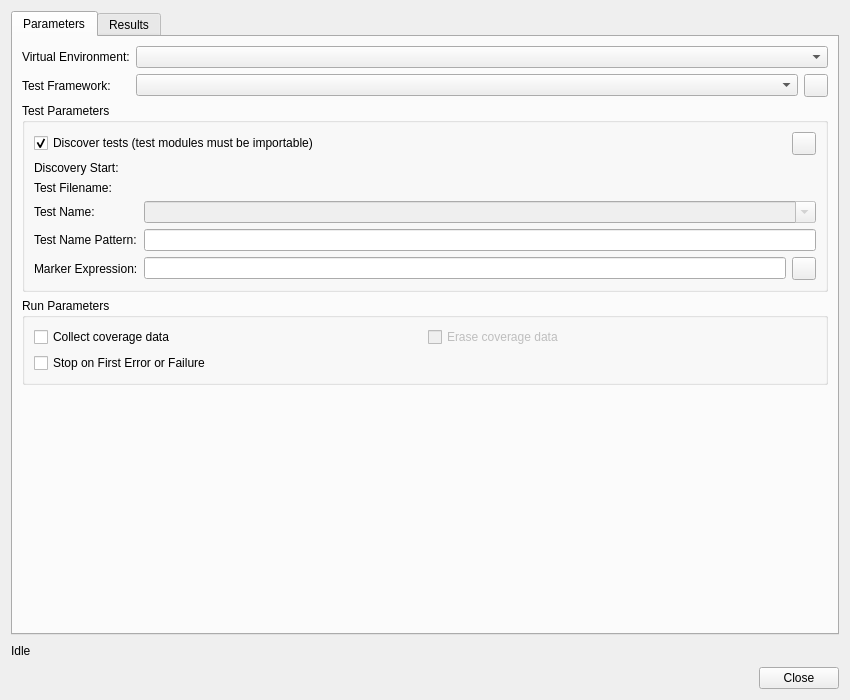
<?xml version="1.0" encoding="UTF-8"?>
<ui version="4.0">
 <class>TestingWidget</class>
 <widget class="QWidget" name="TestingWidget">
  <property name="geometry">
   <rect>
    <x>0</x>
    <y>0</y>
    <width>850</width>
    <height>700</height>
   </rect>
  </property>
  <property name="windowTitle">
   <string>Testing</string>
  </property>
  <layout class="QVBoxLayout" name="verticalLayout_3">
   <item>
    <widget class="QTabWidget" name="tabWidget">
     <property name="currentIndex">
      <number>0</number>
     </property>
     <widget class="QWidget" name="parametersTab">
      <attribute name="title">
       <string>Parameters</string>
      </attribute>
      <layout class="QVBoxLayout" name="verticalLayout">
       <item>
        <layout class="QGridLayout" name="gridLayout_3">
         <item row="0" column="0">
          <widget class="QLabel" name="venvLabel">
           <property name="text">
            <string>Virtual Environment:</string>
           </property>
           <property name="buddy">
            <cstring>venvComboBox</cstring>
           </property>
          </widget>
         </item>
         <item row="0" column="1" colspan="2">
          <widget class="QComboBox" name="venvComboBox">
           <property name="sizePolicy">
            <sizepolicy hsizetype="Expanding" vsizetype="Fixed">
             <horstretch>0</horstretch>
             <verstretch>0</verstretch>
            </sizepolicy>
           </property>
           <property name="toolTip">
            <string>Select the virtual environment to be used</string>
           </property>
           <property name="whatsThis">
            <string>&lt;b&gt;Virtual Environment&lt;/b&gt;\n&lt;p&gt;Enter the virtual environment to be used. Leave it empty to use the default environment, i.e. the one configured globally or per project.&lt;/p&gt;</string>
           </property>
          </widget>
         </item>
         <item row="1" column="0">
          <widget class="QLabel" name="label">
           <property name="text">
            <string>Test Framework:</string>
           </property>
          </widget>
         </item>
         <item row="1" column="1">
          <widget class="QComboBox" name="frameworkComboBox">
           <property name="sizePolicy">
            <sizepolicy hsizetype="Expanding" vsizetype="Fixed">
             <horstretch>0</horstretch>
             <verstretch>0</verstretch>
            </sizepolicy>
           </property>
           <property name="toolTip">
            <string>Select the test framwork to be used</string>
           </property>
          </widget>
         </item>
         <item row="1" column="2">
          <widget class="QToolButton" name="versionsButton">
           <property name="toolTip">
            <string>Press to show the test framework versions</string>
           </property>
          </widget>
         </item>
        </layout>
       </item>
       <item>
        <widget class="QGroupBox" name="groupBox">
         <property name="title">
          <string>Test Parameters</string>
         </property>
         <layout class="QGridLayout" name="gridLayout">
          <item row="0" column="0" colspan="3">
           <layout class="QHBoxLayout" name="horizontalLayout_4">
            <item>
             <widget class="QCheckBox" name="discoverCheckBox">
              <property name="sizePolicy">
               <sizepolicy hsizetype="Expanding" vsizetype="Fixed">
                <horstretch>0</horstretch>
                <verstretch>0</verstretch>
               </sizepolicy>
              </property>
              <property name="toolTip">
               <string>Select to discover tests automatically</string>
              </property>
              <property name="text">
               <string>Discover tests (test modules must be importable)</string>
              </property>
              <property name="checked">
               <bool>true</bool>
              </property>
             </widget>
            </item>
            <item>
             <widget class="QToolButton" name="clearHistoriesButton">
              <property name="toolTip">
               <string>Press to clear the various histories</string>
              </property>
             </widget>
            </item>
           </layout>
          </item>
          <item row="1" column="0">
           <widget class="QLabel" name="label_3">
            <property name="text">
             <string>Discovery Start:</string>
            </property>
            <property name="buddy">
             <cstring>discoveryPicker</cstring>
            </property>
           </widget>
          </item>
          <item row="1" column="1" colspan="2">
           <widget class="EricComboPathPicker" name="discoveryPicker" native="true">
            <property name="sizePolicy">
             <sizepolicy hsizetype="Expanding" vsizetype="Preferred">
              <horstretch>0</horstretch>
              <verstretch>0</verstretch>
             </sizepolicy>
            </property>
            <property name="focusPolicy">
             <enum>Qt::WheelFocus</enum>
            </property>
            <property name="toolTip">
             <string>Enter name of the directory at which to start the test file discovery</string>
            </property>
            <property name="whatsThis">
             <string>&lt;b&gt;Discovery Start&lt;/b&gt;
&lt;p&gt;Enter name of the directory at which to start the test file discovery.
Note that all test modules must be importable from this directory.&lt;/p&gt;</string>
            </property>
           </widget>
          </item>
          <item row="2" column="0">
           <widget class="QLabel" name="testsuiteLabel">
            <property name="text">
             <string>Test Filename:</string>
            </property>
            <property name="buddy">
             <cstring>testsuitePicker</cstring>
            </property>
           </widget>
          </item>
          <item row="2" column="1" colspan="2">
           <widget class="EricComboPathPicker" name="testsuitePicker" native="true">
            <property name="enabled">
             <bool>false</bool>
            </property>
            <property name="sizePolicy">
             <sizepolicy hsizetype="Expanding" vsizetype="Preferred">
              <horstretch>0</horstretch>
              <verstretch>0</verstretch>
             </sizepolicy>
            </property>
            <property name="focusPolicy">
             <enum>Qt::WheelFocus</enum>
            </property>
            <property name="toolTip">
             <string>Enter name of file defining the testsuite</string>
            </property>
            <property name="whatsThis">
             <string>&lt;b&gt;Testsuite&lt;/b&gt;&lt;p&gt;Enter the name of the file defining the testsuite. It should contain a method with a name given below. If no name is given, the 'suite()' method will be tried. If no such method can be found, the module will be inspected for proper test cases.&lt;/p&gt;</string>
            </property>
           </widget>
          </item>
          <item row="3" column="0">
           <widget class="QLabel" name="label_2">
            <property name="text">
             <string>Test Name:</string>
            </property>
            <property name="buddy">
             <cstring>testComboBox</cstring>
            </property>
           </widget>
          </item>
          <item row="3" column="1" colspan="2">
           <widget class="QComboBox" name="testComboBox">
            <property name="enabled">
             <bool>false</bool>
            </property>
            <property name="toolTip">
             <string>Enter the test name. Leave empty to use the default name &quot;suite&quot;.</string>
            </property>
            <property name="whatsThis">
             <string>&lt;b&gt;Testname&lt;/b&gt;&lt;p&gt;Enter the name of the test to be performed. This name must follow the rules given by selecte test framework. If this field is empty, the default name of &quot;suite&quot; will be used.&lt;/p&gt;</string>
            </property>
            <property name="editable">
             <bool>true</bool>
            </property>
           </widget>
          </item>
          <item row="4" column="0">
           <widget class="QLabel" name="label_5">
            <property name="text">
             <string>Test Name Pattern:</string>
            </property>
            <property name="buddy">
             <cstring>testComboBox</cstring>
            </property>
           </widget>
          </item>
          <item row="4" column="1" colspan="2">
           <widget class="QLineEdit" name="testNamePatternEdit">
            <property name="toolTip">
             <string>Enter test name patterns (separated by a blank) or a test name expression</string>
            </property>
           </widget>
          </item>
          <item row="5" column="0">
           <widget class="QLabel" name="label_4">
            <property name="text">
             <string>Marker Expression:</string>
            </property>
           </widget>
          </item>
          <item row="5" column="1">
           <widget class="QLineEdit" name="markerExpressionEdit">
            <property name="toolTip">
             <string>Enter a marker expression or name to filter tests</string>
            </property>
            <property name="clearButtonEnabled">
             <bool>true</bool>
            </property>
           </widget>
          </item>
          <item row="5" column="2">
           <widget class="QToolButton" name="showMarkersButton">
            <property name="toolTip">
             <string>Press to show a window with the list of defined markers</string>
            </property>
           </widget>
          </item>
         </layout>
        </widget>
       </item>
       <item>
        <widget class="QGroupBox" name="optionsGroup">
         <property name="title">
          <string>Run Parameters</string>
         </property>
         <layout class="QVBoxLayout" name="verticalLayout_2">
          <item>
           <layout class="QGridLayout" name="gridLayout_2">
            <item row="0" column="0">
             <widget class="QCheckBox" name="coverageCheckBox">
              <property name="toolTip">
               <string>Select whether coverage data should be collected</string>
              </property>
              <property name="text">
               <string>Collect coverage data</string>
              </property>
             </widget>
            </item>
            <item row="0" column="1">
             <widget class="QCheckBox" name="coverageEraseCheckBox">
              <property name="enabled">
               <bool>false</bool>
              </property>
              <property name="toolTip">
               <string>Select whether old coverage data should be erased</string>
              </property>
              <property name="text">
               <string>Erase coverage data</string>
              </property>
             </widget>
            </item>
            <item row="1" column="0">
             <widget class="QCheckBox" name="failfastCheckBox">
              <property name="toolTip">
               <string>Select to stop the test run on the first error or failure</string>
              </property>
              <property name="text">
               <string>Stop on First Error or Failure</string>
              </property>
             </widget>
            </item>
           </layout>
          </item>
         </layout>
        </widget>
       </item>
       <item>
        <spacer name="verticalSpacer">
         <property name="orientation">
          <enum>Qt::Vertical</enum>
         </property>
         <property name="sizeHint" stdset="0">
          <size>
           <width>20</width>
           <height>239</height>
          </size>
         </property>
        </spacer>
       </item>
      </layout>
     </widget>
     <widget class="QWidget" name="resultsTab">
      <attribute name="title">
       <string>Results</string>
      </attribute>
      <layout class="QVBoxLayout" name="verticalLayout_6">
       <item>
        <widget class="QGroupBox" name="progressGroupBox">
         <property name="title">
          <string>Progress</string>
         </property>
         <layout class="QVBoxLayout" name="verticalLayout_4">
          <item>
           <widget class="QProgressBar" name="progressProgressBar">
            <property name="value">
             <number>0</number>
            </property>
            <property name="orientation">
             <enum>Qt::Horizontal</enum>
            </property>
            <property name="format">
             <string>%v/%m Tests</string>
            </property>
           </widget>
          </item>
          <item>
           <layout class="QHBoxLayout" name="horizontalLayout_2">
            <item>
             <widget class="QLabel" name="progressCounterRunLabel">
              <property name="text">
               <string>Run:</string>
              </property>
             </widget>
            </item>
            <item>
             <widget class="QLabel" name="progressCounterRunCount">
              <property name="toolTip">
               <string>Number of tests run</string>
              </property>
              <property name="text">
               <string notr="true">0</string>
              </property>
             </widget>
            </item>
            <item>
             <widget class="QLabel" name="progressCounterRemLabel">
              <property name="text">
               <string>Remaining:</string>
              </property>
             </widget>
            </item>
            <item>
             <widget class="QLabel" name="progressCounterRemCount">
              <property name="toolTip">
               <string>Number of tests to be run</string>
              </property>
              <property name="text">
               <string notr="true">0</string>
              </property>
             </widget>
            </item>
            <item>
             <spacer name="horizontalSpacer">
              <property name="orientation">
               <enum>Qt::Horizontal</enum>
              </property>
              <property name="sizeHint" stdset="0">
               <size>
                <width>40</width>
                <height>20</height>
               </size>
              </property>
             </spacer>
            </item>
           </layout>
          </item>
         </layout>
        </widget>
       </item>
       <item>
        <widget class="QGroupBox" name="resultsGroupBox">
         <property name="sizePolicy">
          <sizepolicy hsizetype="Preferred" vsizetype="Expanding">
           <horstretch>0</horstretch>
           <verstretch>0</verstretch>
          </sizepolicy>
         </property>
         <property name="title">
          <string>Results</string>
         </property>
         <layout class="QVBoxLayout" name="verticalLayout_5">
          <item>
           <widget class="QLabel" name="statusLabel">
            <property name="text">
             <string/>
            </property>
           </widget>
          </item>
         </layout>
        </widget>
       </item>
      </layout>
     </widget>
    </widget>
   </item>
   <item>
    <layout class="QHBoxLayout" name="_4">
     <item>
      <widget class="QLabel" name="sbLabel">
       <property name="sizePolicy">
        <sizepolicy hsizetype="Preferred" vsizetype="Preferred">
         <horstretch>0</horstretch>
         <verstretch>0</verstretch>
        </sizepolicy>
       </property>
       <property name="text">
        <string>Idle</string>
       </property>
      </widget>
     </item>
     <item>
      <spacer>
       <property name="orientation">
        <enum>Qt::Horizontal</enum>
       </property>
       <property name="sizeType">
        <enum>QSizePolicy::Expanding</enum>
       </property>
       <property name="sizeHint" stdset="0">
        <size>
         <width>20</width>
         <height>20</height>
        </size>
       </property>
      </spacer>
     </item>
    </layout>
   </item>
   <item>
    <widget class="QDialogButtonBox" name="buttonBox">
     <property name="orientation">
      <enum>Qt::Horizontal</enum>
     </property>
     <property name="standardButtons">
      <set>QDialogButtonBox::Close</set>
     </property>
    </widget>
   </item>
  </layout>
 </widget>
 <customwidgets>
  <customwidget>
   <class>EricComboPathPicker</class>
   <extends>QWidget</extends>
   <header>eric7/EricWidgets/EricPathPicker.h</header>
   <container>1</container>
  </customwidget>
 </customwidgets>
 <tabstops>
  <tabstop>tabWidget</tabstop>
  <tabstop>venvComboBox</tabstop>
  <tabstop>frameworkComboBox</tabstop>
  <tabstop>versionsButton</tabstop>
  <tabstop>discoverCheckBox</tabstop>
  <tabstop>clearHistoriesButton</tabstop>
  <tabstop>discoveryPicker</tabstop>
  <tabstop>testsuitePicker</tabstop>
  <tabstop>testComboBox</tabstop>
  <tabstop>testNamePatternEdit</tabstop>
  <tabstop>markerExpressionEdit</tabstop>
  <tabstop>showMarkersButton</tabstop>
  <tabstop>coverageCheckBox</tabstop>
  <tabstop>coverageEraseCheckBox</tabstop>
  <tabstop>failfastCheckBox</tabstop>
 </tabstops>
 <resources/>
 <connections>
  <connection>
   <sender>buttonBox</sender>
   <signal>accepted()</signal>
   <receiver>TestingWidget</receiver>
   <slot>close()</slot>
   <hints>
    <hint type="sourcelabel">
     <x>40</x>
     <y>690</y>
    </hint>
    <hint type="destinationlabel">
     <x>1</x>
     <y>510</y>
    </hint>
   </hints>
  </connection>
  <connection>
   <sender>buttonBox</sender>
   <signal>rejected()</signal>
   <receiver>TestingWidget</receiver>
   <slot>close()</slot>
   <hints>
    <hint type="sourcelabel">
     <x>89</x>
     <y>690</y>
    </hint>
    <hint type="destinationlabel">
     <x>3</x>
     <y>580</y>
    </hint>
   </hints>
  </connection>
  <connection>
   <sender>discoverCheckBox</sender>
   <signal>toggled(bool)</signal>
   <receiver>discoveryPicker</receiver>
   <slot>setEnabled(bool)</slot>
   <hints>
    <hint type="sourcelabel">
     <x>168</x>
     <y>164</y>
    </hint>
    <hint type="destinationlabel">
     <x>170</x>
     <y>191</y>
    </hint>
   </hints>
  </connection>
  <connection>
   <sender>discoverCheckBox</sender>
   <signal>toggled(bool)</signal>
   <receiver>testsuitePicker</receiver>
   <slot>setDisabled(bool)</slot>
   <hints>
    <hint type="sourcelabel">
     <x>222</x>
     <y>162</y>
    </hint>
    <hint type="destinationlabel">
     <x>222</x>
     <y>209</y>
    </hint>
   </hints>
  </connection>
  <connection>
   <sender>discoverCheckBox</sender>
   <signal>toggled(bool)</signal>
   <receiver>testComboBox</receiver>
   <slot>setDisabled(bool)</slot>
   <hints>
    <hint type="sourcelabel">
     <x>301</x>
     <y>163</y>
    </hint>
    <hint type="destinationlabel">
     <x>300</x>
     <y>238</y>
    </hint>
   </hints>
  </connection>
  <connection>
   <sender>coverageCheckBox</sender>
   <signal>toggled(bool)</signal>
   <receiver>coverageEraseCheckBox</receiver>
   <slot>setEnabled(bool)</slot>
   <hints>
    <hint type="sourcelabel">
     <x>160</x>
     <y>320</y>
    </hint>
    <hint type="destinationlabel">
     <x>788</x>
     <y>328</y>
    </hint>
   </hints>
  </connection>
 </connections>
</ui>
